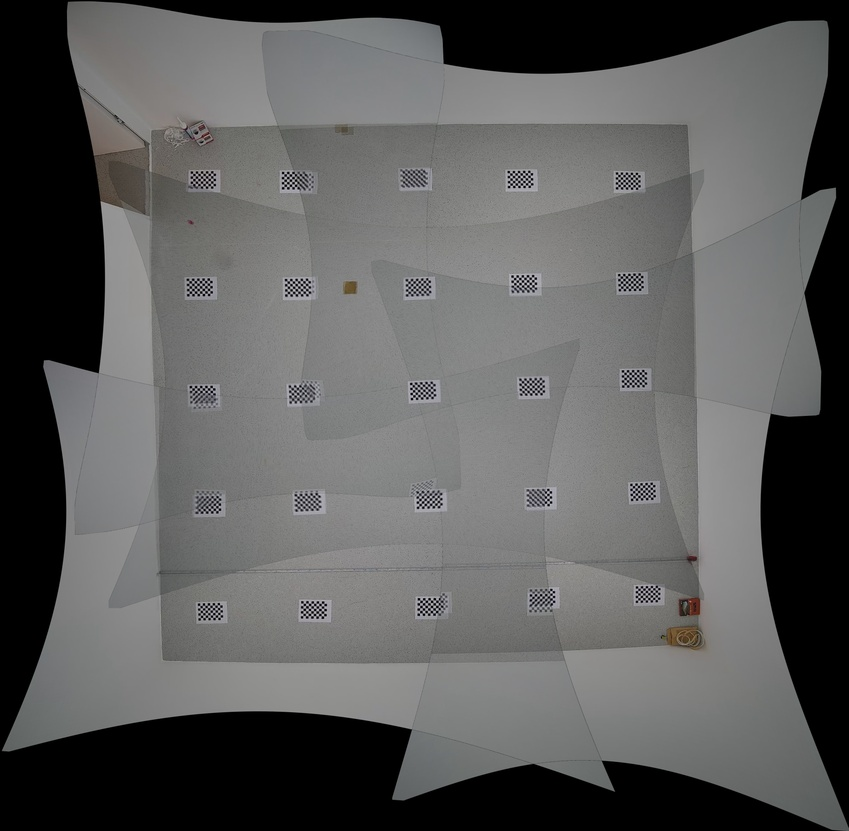
#> input picture etc/ImageStitching/test/img.jpg, 849 x 831 px, shrunk from 3649 x 3568 before the run
$ python blur.py
#> lines starting #> are read from the running program, lines starting #| are printed output that depends on the picture; after the words box and inside, x2 and y2 are one past the last pixel; in counts of white or black regions, pixels touching at a corner belong together
import cv2
import numpy as np

# Load the image
image = cv2.imread('img.jpg')
#> image is the input picture: shape (831, 849, 3); mean B, G, R 91.9, 92.4, 92.2

# Convert the image to grayscale
gray = cv2.cvtColor(image, cv2.COLOR_BGR2GRAY)

# Create a binary mask where the stitching lines are white
_, mask = cv2.threshold(gray, 1, 255, cv2.THRESH_BINARY)
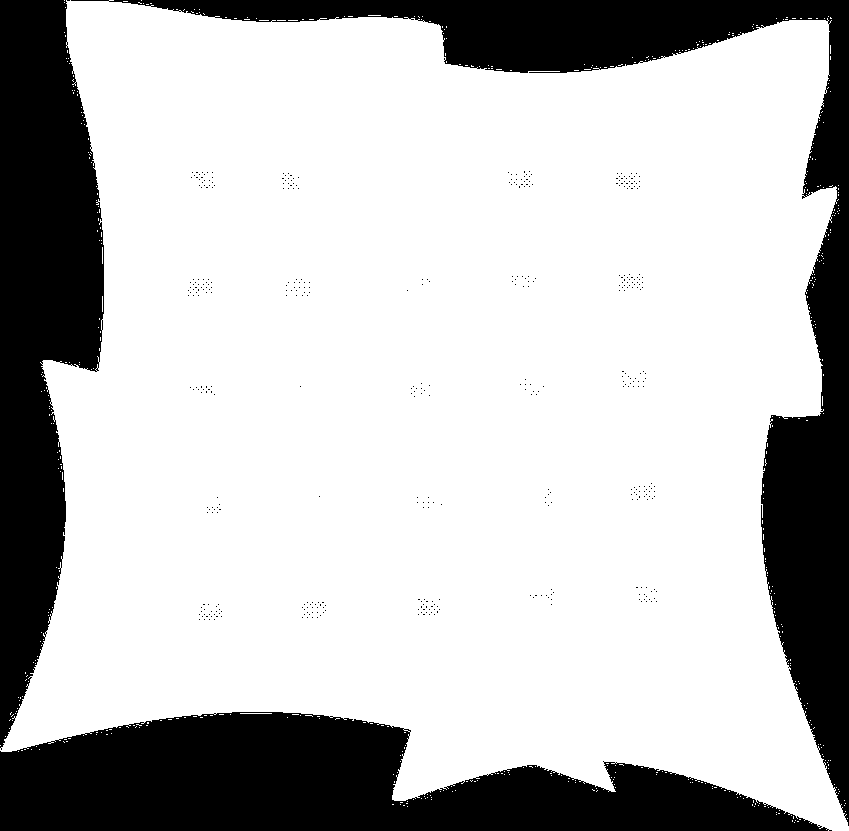
#> mask: shape (831, 849); 74.9% white; 418 black regions (415 under 20 px), largest, box (x1, y1, x2, y2) and area: (71, 0, 849, 826) 63059, (0, 712, 832, 831) 62281, (0, 0, 104, 750) 51353

# Invert the mask
mask_inv = cv2.bitwise_not(mask)

# Blur the edges of the mask to create a feather effect
mask_inv = cv2.GaussianBlur(mask_inv, (21, 21), 0)
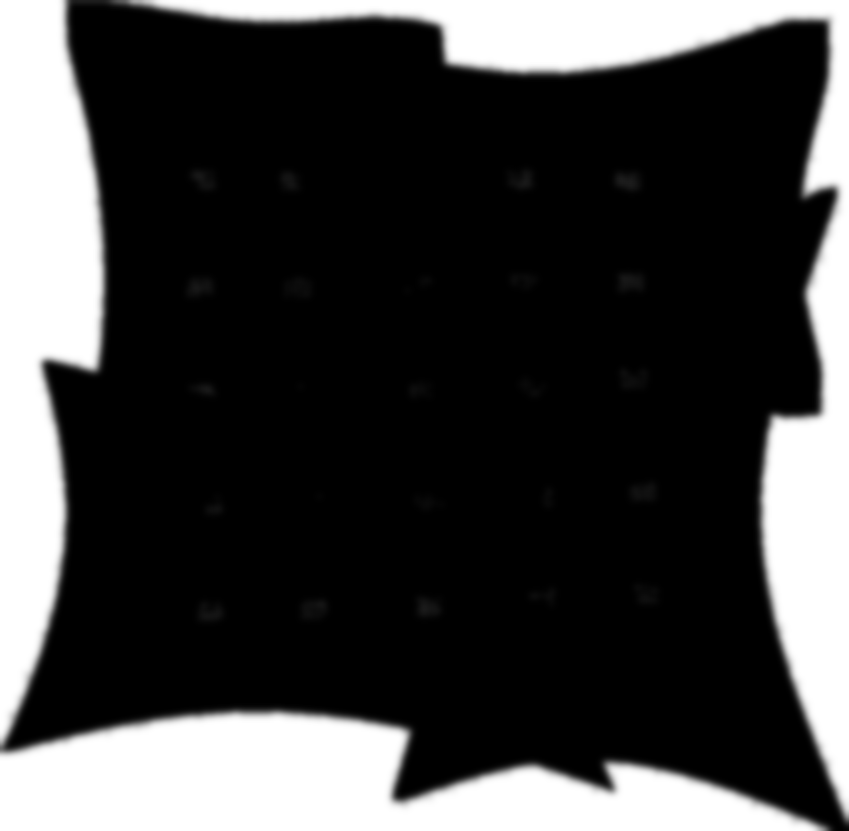
#> mask_inv: shape (831, 849); min 0, max 255, mean 64

# Blend the original image with the blurred mask
blended = cv2.bitwise_and(image, image, mask=mask_inv)
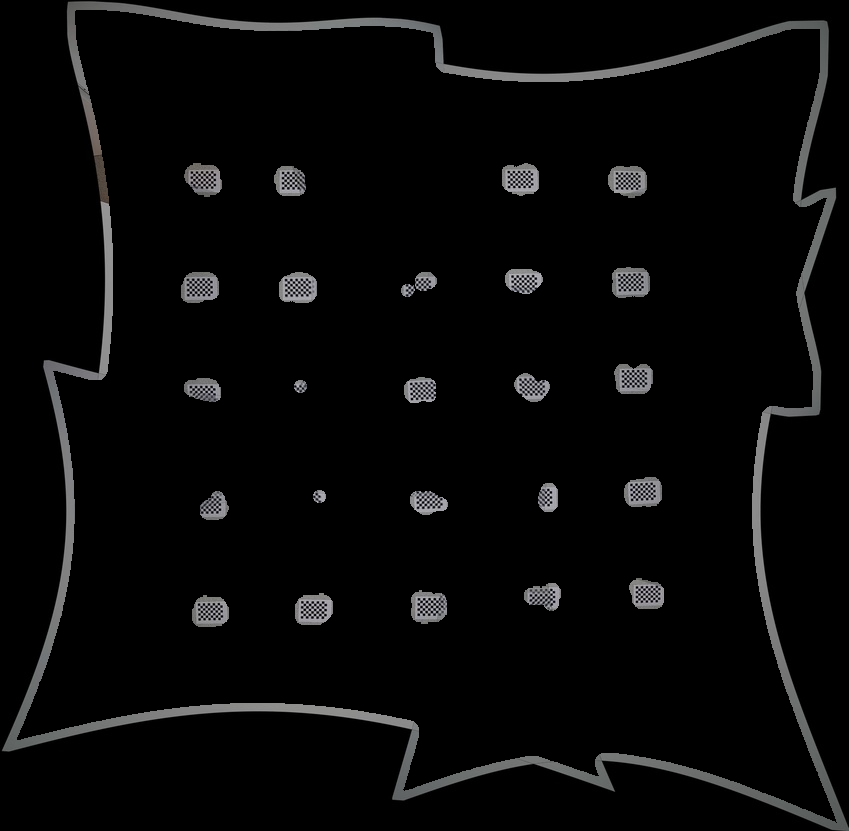
#> blended: shape (831, 849, 3); mean B, G, R 8.3, 8.2, 8.2

# Save the result
cv2.imwrite('img_fixed.jpg', blended)
